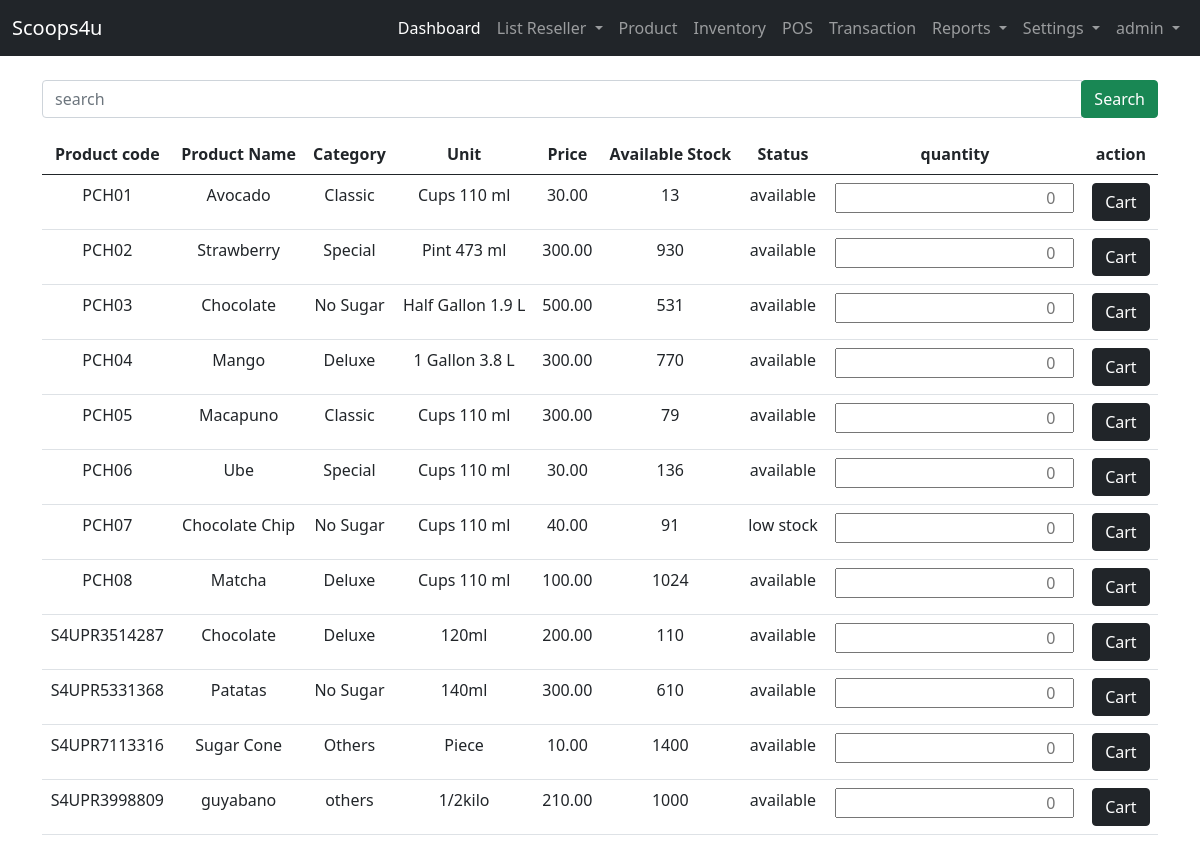
/user-site/pos/all-products/ (signed in), run on an earlier commit of the app's database.
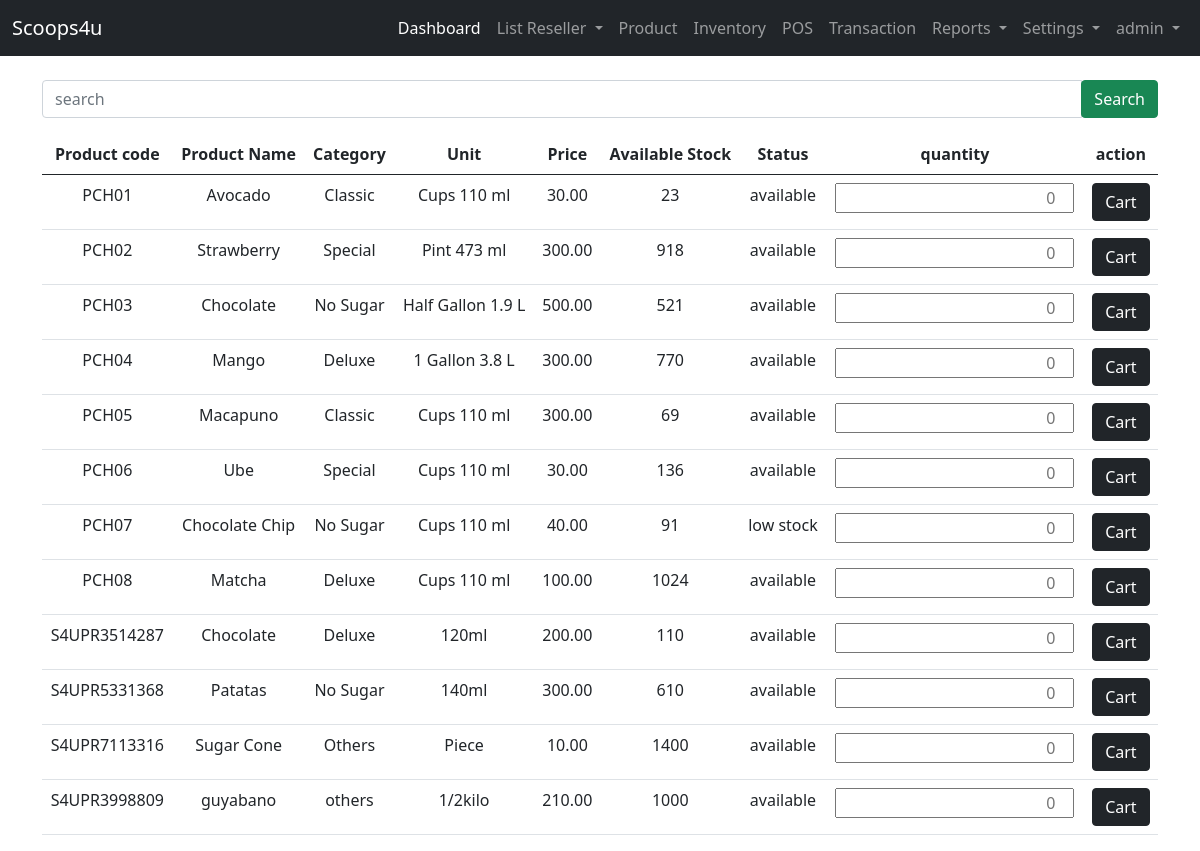
And on a later commit of the database.
### admin_site/models.py (models this page shows, shortened)
class Product(models.Model):
    STATUS = (("available","available"),("not available","not available"))
    product_code =  models.CharField(unique=True, max_length=200, verbose_name='Product Code')
    product_category =  models.CharField(max_length=200, verbose_name='Category')
    product_name=  models.CharField(max_length=200, verbose_name='Product Name')
    product_unit =  models.CharField(max_length=200, verbose_name='Unit')
    product_price =  models.DecimalField( max_digits=10, decimal_places=2,null=True, verbose_name='Price')
    product_stock =  models.BigIntegerField(null=True, verbose_name='Available Stock')
    product_status =  models.CharField(max_length=200, choices=STATUS, verbose_name='Status')

### admin_site/views.py (the view)
# urls.py: path('pos/all-products/', views.all_products ,name='all_products'),
@login_required(login_url='landing_page:login')
def all_products(request):
    list_products = Product.objects.all()
    context = {'list_products':list_products}
    return render(request, 'admin_site/pos/all-products.html', context)

### templates/admin_site/pos/all-products.html (shortened to what this page needs)
{% extends 'admin_site/base.html' %}
{% block content %}
<form action="{% url 'admin_site:search_product' %}" method="get" class="my-3 ">
    <div class="input-group">
        <input type="text" class="form-control" name="search" placeholder="search" required>
        <div class="input-group-append">
            <button class="btn btn-success">Search</button>
        </div>
    </div>
</form>
{% if list_products %}
<table class="table table-hover text-center">
    <thead>
        <tr>
            <th>Product code </th>
            <th>Product Name</th>
            <th>Category</th>
            <th>Unit</th>
            <th>Price</th>
            <th>Available Stock</th>
            <th>Status</th>
            <th>quantity</th>
            <th>action</th>
        </tr>
    </thead>
    <tbody>
        {% for list in list_products %}
        <tr>
            <td>{{ list.product_code }}</td>
            <td>{{ list.product_name }}</td>
            <td>{{ list.product_category }}</td>
            <td>{{ list.product_unit }}</td>
            <td>{{ list.product_price }}</td>
            <td>{{ list.product_stock }}</td>
            <td>{{ list.product_status }}</td>
        <form action="{% url 'admin_site:cart_products' list.id %}" method="POST">
        <td><input type="number" name="quantity" style="text-align:right;" placeholder="0" required></td>
        <td><button class="btn btn-dark" type="submit" name="cart">Cart</button></td>
        </form>
        </tr>
        {% endfor %}
    </tbody>
</table>
{% endif %}
{% endblock content %}

What changed in the data, as far as the page shows it:
changed Product "PCH01": product_stock "13" → "23"
changed Product "PCH02": product_stock "930" → "918"
changed Product "PCH03": product_stock "531" → "521"
changed Product "PCH05": product_stock "79" → "69"
